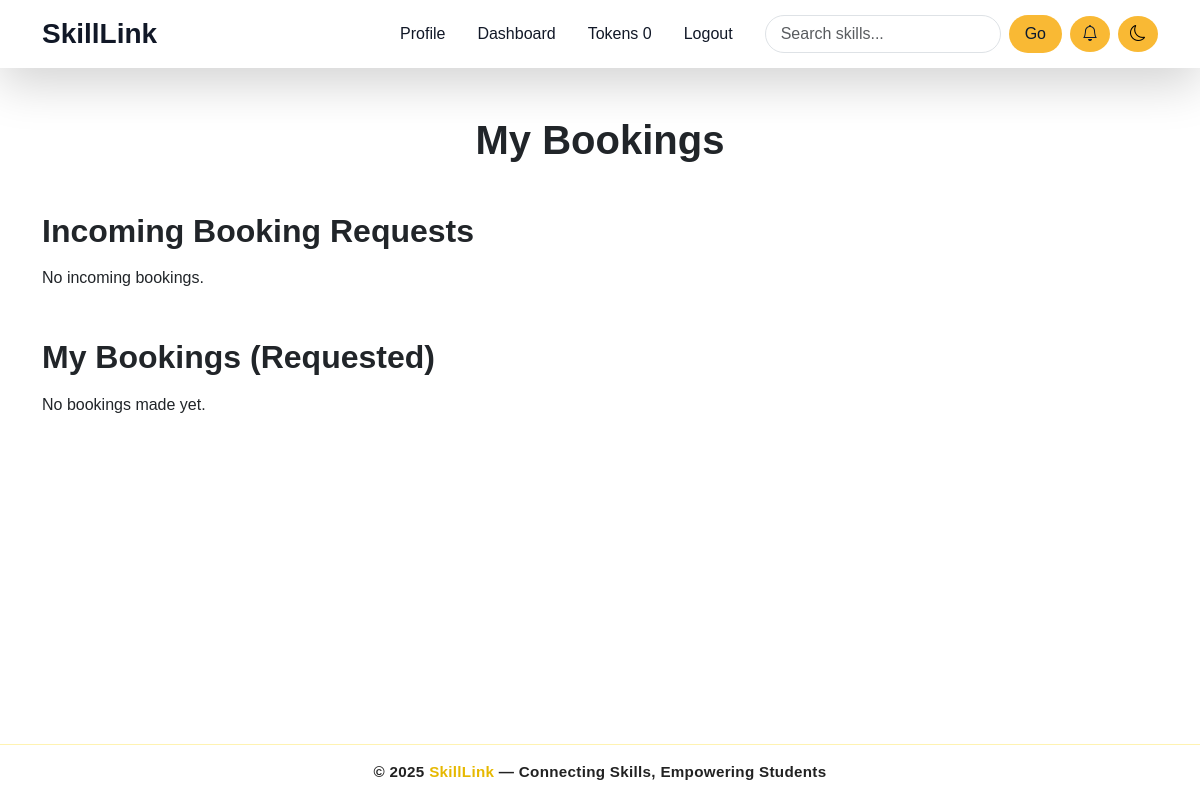
/meetings/ (signed in), run on an earlier commit of the app's database.
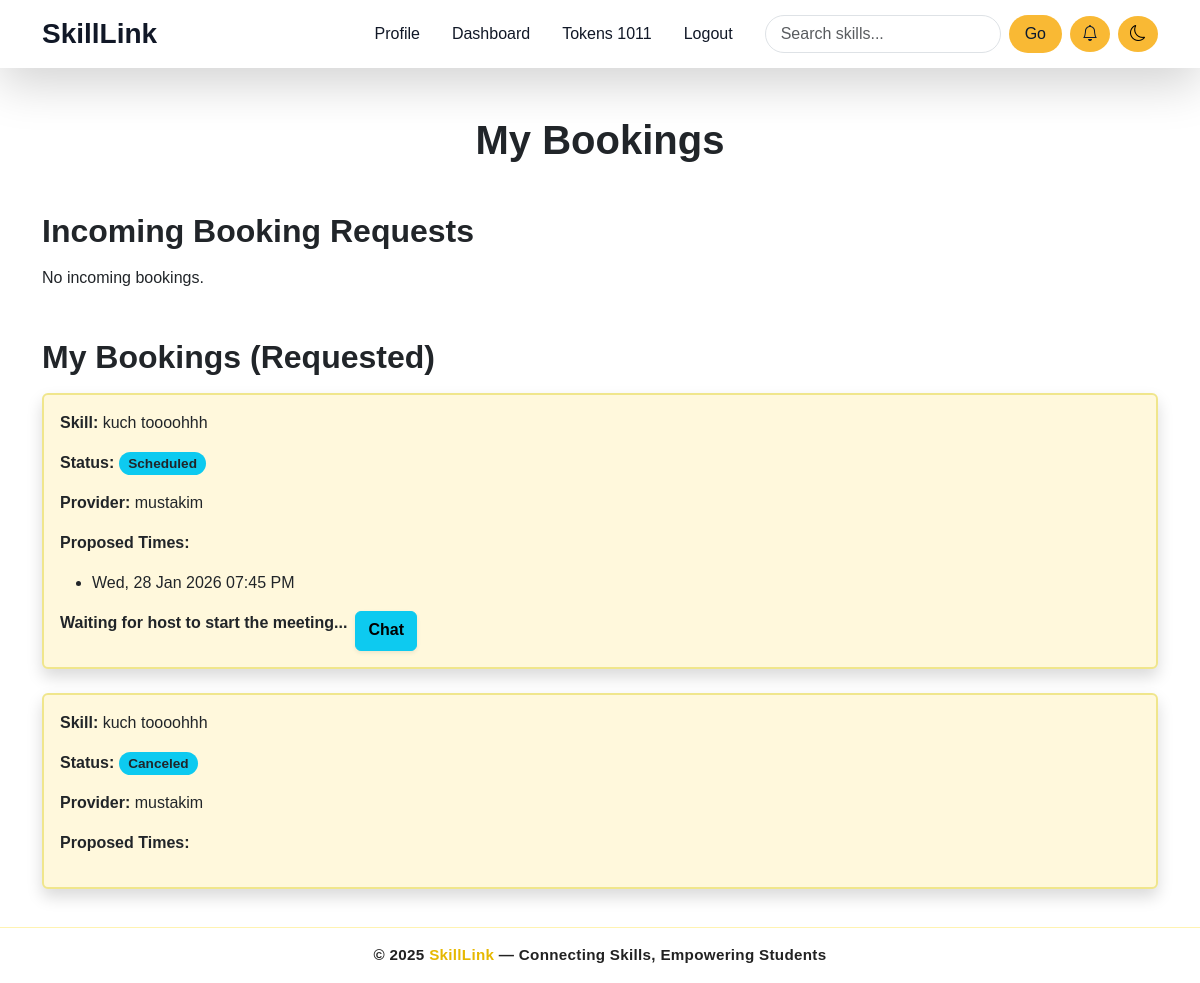
And on a later commit of the database.
### accounts/models.py (models this page shows, shortened)
class Profile(models.Model):
    user = models.OneToOneField(User, on_delete=models.CASCADE)
    bio = models.CharField(max_length=100 ,blank=True, null=True)
    profile_pic = CloudinaryField(
    'image',
    folder='profile_skills',
    blank=True,
    null=True,
    default="https://res.cloudinary.com/dctwxqpeo/image/upload/v1757868228/default_ehmhxs.png"
)
    location = models.CharField(max_length=100, blank=True, null=True)
    languages_spoken = models.CharField(max_length=200, blank=True, null=True)
    tokens_balance = models.PositiveIntegerField(default=0)
    rating = models.FloatField(default=0.0)
    joined_on = models.DateTimeField(default=timezone.now)
    @property
    def token_balance(self):
        totals = Transaction.objects.filter(user=self).values("transaction_type").annotate(total=models.Sum("amount"))
        earned = next((t["total"] for t in totals if t["transaction_type"] == "earned"), 0)
        spent = next((t["total"] for t in totals if t["transaction_type"] == "spent"), 0)
        purchased = next((t["total"] for t in totals if t["transaction_type"] == "purchased"), 0)
        return (purchased + earned) - spent

### mettings/models.py (models this page shows, shortened)
class Booking(models.Model):
    requester = models.ForeignKey(Profile, related_name='bookings_made', on_delete=models.CASCADE)
    provider = models.ForeignKey(Profile, related_name='bookings_received', on_delete=models.CASCADE)
    skill = models.ForeignKey(Skill, on_delete=models.CASCADE)
    status = models.CharField(max_length=10, choices=[
        ('pending','Pending'),
        ('accepted','Accepted'),
        ('rejected','Rejected'),
        ('scheduled','Scheduled'),
        ('cancelled','Cancelled'),
        ('completed','Completed')],
        default='pending'
    )
    tokens_spent = models.PositiveIntegerField(default=0)
    tokens_deducted = models.BooleanField(default=False)
    tokens_scheduled_given = models.BooleanField(default=False)
    tokens_completed_given = models.BooleanField(default=False)
    proposed_time = models.DateTimeField(null=True, blank=True)
    meeting_link = models.URLField(null=True, blank=True)
    host_link = models.URLField(null=True, blank=True)
    requested_at = models.DateTimeField(auto_now_add=True)
    updated_at = models.DateTimeField(auto_now=True)
    meeting_started = models.BooleanField(default=False)
    meeting_started_at = models.DateTimeField(null=True, blank=True)

class BookingHistory(models.Model):
    booking = models.ForeignKey(Booking, related_name="history", on_delete=models.CASCADE)
    proposer = models.ForeignKey(Profile, on_delete=models.CASCADE)
    proposed_time = models.DateTimeField()
    created_at = models.DateTimeField(auto_now_add=True)

### skills/models.py (models this page shows, shortened)
class Skill(models.Model):
    name = models.CharField(max_length=100)
    category = models.CharField(max_length=50, blank=True, null=True)
    skill_icon =CloudinaryField(
    'image',
    folder='skills',
    blank=True,
    null=True,
    default="https://res.cloudinary.com/dctwxqpeo/image/upload/v1762118822/Skills-To-Learn_v7lkgs.png"
)

### mettings/views.py (the view)
# urls.py: path('', booking_list, name='booking_list'),
@login_required
def booking_list(request):
    profile = request.user.profile
    bookings_received = Booking.objects.filter(provider=profile).order_by('-requested_at')
    bookings_made = Booking.objects.filter(requester=profile).order_by('-requested_at')
    return render(request, "booking_list.html", {
        "bookings_received": bookings_received,
        "bookings_made": bookings_made
    })

### mettings/templates/booking_list.html (shortened to what the changed rows need)
{% extends 'base.html' %}
{% block content %}
<div class="container mt-5 max-w-4xl">
  <h1 class="text-center mb-5 fw-bold text-dark animate__animated animate__fadeInDown">My Bookings</h1>
  <h2 class="text-dark fw-semibold mb-3 animate__animated animate__fadeInLeft">Incoming Booking Requests</h2>
  {% for booking in bookings_received %}
  <div class="card shadow mb-4 animate__animated animate__fadeInUp" id="booking-card-{{ booking.id }}"
    style="border:2px solid #F0E68C; background-color:#FFF8DC; transition: transform 0.3s ease;">
    <div class="card-body">
      <p><strong>Skill:</strong> {{ booking.skill.name }}</p>
      <p><strong>Status:</strong> <span class="badge bg-info text-dark">{{ booking.status|capfirst }}</span></p>
      <p><strong>Requester:</strong> {{ booking.requester.user.get_full_name|default:booking.requester.user.username }}
      </p>
      <p><strong>Proposed Times:</strong></p>
      <ul>
        {% for h in booking.history.all %}
        <li>{{ h.proposed_time|date:"D, d M Y h:i A" }}</li>
        {% endfor %}
      </ul>
      <div class="d-flex flex-wrap gap-2 mt-2">
        {% if booking.status == 'pending' %}
        <a href="{% url 'schedule_meeting' booking.id %}" class="btn btn-success fw-bold shadow-sm">Accept &
          Schedule</a>
        <a href="{% url 'booking_update_status' booking.id 'reject' %}"
          class="btn btn-danger fw-bold shadow-sm">Reject</a>
        {% elif booking.status == 'scheduled' %}
        {% if booking.provider.user == user %}
        <a href="{% url 'start_meeting' booking.id %}" target="_blank" class="btn btn-primary fw-bold shadow-sm">Start
          Zoom</a>
        <a href="{% url 'booking_details' booking.id %}" class="btn btn-info fw-bold shadow-sm">Chat</a>
        {% elif booking.requester.user == user %}
        {% if booking.meeting_started %}
        <a href="{{ booking.meeting_link }}" target="_blank" class="btn btn-success fw-bold shadow-sm">Join Zoom</a>
        {% else %}
        <p class="text-dark fw-semibold">Waiting for host to start the meeting...</p>
        {% endif %}
        {% endif %}
        {% endif %}
      </div>
    </div>
  </div>
  {% empty %}
  <p class="text-dark mb-4">No incoming bookings.</p>
  {% endfor %}
  <h2 class="text-dark fw-semibold mb-3 mt-5 animate__animated animate__fadeInLeft">My Bookings (Requested)</h2>
  {% for booking in bookings_made %}
  <div class="card shadow mb-4 animate__animated animate__fadeInUp" id="booking-card-{{ booking.id }}"
    style="border:2px solid #F0E68C; background-color:#FFF8DC; transition: transform 0.3s ease;">
    <div class="card-body">
      <p><strong>Skill:</strong> {{ booking.skill.name }}</p>
      <p><strong>Status:</strong> <span class="badge bg-info text-dark">{{ booking.status|capfirst }}</span></p>
      <p><strong>Provider:</strong> {{ booking.provider.user.get_full_name|default:booking.provider.user.username }}</p>
      <p><strong>Proposed Times:</strong></p>
      <ul>
        {% for h in booking.history.all %}
        <li>{{ h.proposed_time|date:"D, d M Y h:i A" }}</li>
        {% endfor %}
      </ul>
      <div class="d-flex flex-wrap gap-2 mt-2">
        {% if booking.status == 'pending' %}
        <a href="{% url 'booking_update_status' booking.id 'cancel' %}"
          class="btn btn-warning fw-bold shadow-sm">Cancel</a>
        {% elif booking.status == 'scheduled' %}
        {% if booking.requester.user == user %}
        {% if booking.meeting_started %}
        <a href="{{ booking.meeting_link }}" target="_blank" class="btn btn-success fw-bold shadow-sm">Join Zoom</a>
        <a href="{% url 'booking_details' booking.id %}" class="btn btn-info fw-bold shadow-sm">Chat</a>
        {% else %}
        <p class="text-dark fw-semibold">Waiting for host to start the meeting...</p>
        <a href="{% url 'booking_details' booking.id %}" class="btn btn-info fw-bold shadow-sm">Chat</a>
        {% endif %}
        {% endif %}
        {% endif %}
      </div>
    </div>
  </div>
  {% empty %}
  <p class="text-dark">No bookings made yet.</p>
  {% endfor %}
</div>
<link rel="stylesheet" href="https://cdnjs.cloudflare.com/ajax/libs/animate.css/4.1.1/animate.min.css" />
{% endblock %}

### templates/base.html (shortened to what this page needs)
{% load tz %}
<!DOCTYPE html>
<html lang="en">
<head>
  <link href="https://cdn.jsdelivr.net/npm/bootstrap@5.3.3/dist/css/bootstrap.min.css" rel="stylesheet" />
  <link rel="stylesheet" href="https://cdnjs.cloudflare.com/ajax/libs/animate.css/4.1.1/animate.min.css" />
  <link href="https://cdn.jsdelivr.net/npm/bootstrap-icons@1.10.5/font/bootstrap-icons.css" rel="stylesheet" />
  <link href="https://cdn.jsdelivr.net/npm/bootstrap-icons@1.10.5/font/bootstrap-icons.css" rel="stylesheet" />
</head>
<body>
  <nav class="navbar navbar-expand-lg navbar-light bg-white shadow-lg sticky-top" id="mainNavbar">
    <div class="container">
      <a class="navbar-brand fw-bold fs-3 text-warning" href="{% url 'index' %}">SkillLink</a>
      <div class="d-flex align-items-center order-lg-3 gap-2">
        <div class="dropdown">
          <button class="btn btn-warning rounded-circle position-relative" type="button" id="notificationBell"
            data-bs-toggle="dropdown" aria-expanded="false">
            <i class="bi bi-bell"></i>
          </button>
        </div>
        <button id="dark-mode-toggle" class="btn btn-warning btn-outline-warning rounded-circle">
          <i class="bi bi-moon"></i>
        </button>
      </div>
      <div class="collapse navbar-collapse order-lg-2" id="navbarNav">
        <ul class="navbar-nav ms-auto align-items-center">
          {% if user.is_authenticated %}
          <li class="nav-item mx-2">
            <a class="nav-link position-relative" href="{% url 'profile' %}">Profile</a>
          </li>
          <li class="nav-item mx-2">
            <a class="nav-link position-relative" href="{% url 'dashboard' %}">Dashboard</a>
          </li>
          <li class="nav-item mx-2">
            <a class="nav-link position-relative" href="{% url 'token_balance' %}">
              Tokens {{ user.profile.token_balance }}
            </a>
          </li>
          <li class="nav-item mx-2">
            <a class="nav-link" href="{% url 'logout' %}">Logout</a>
          </li>
          {% endif %}
        </ul>
        <form class="d-flex ms-lg-3 me-lg-2 mt-3 mt-lg-0" method="GET" action="{% url 'skill_list' %}">
          <input class="form-control me-2 rounded-pill search-input" type="search" placeholder="Search skills..."
            aria-label="Search" name="q" />
          <button class="btn btn-warning rounded-pill px-3" type="submit">
            Go
          </button>
        </form>
      </div>
    </div>
  </nav>
  <main>{% block content %}{% endblock %}</main>
  <footer class="footer mt-auto py-3 text-center">
    <div class="container">
      <p class="mb-0 fw-semibold">
        © {{ current_year|default:2025 }}
        <span class="brand">SkillLink</span> — Connecting Skills, Empowering
        Students
      </p>
    </div>
  </footer>
</body>
</html>

What changed in the data, as far as the page shows it:
added Booking: skill.name "kuch toooohhh", status "Scheduled", provider.user.get_full_name "mustakim", meeting_started "Waiting for host to start the meeting..."
added BookingHistory: proposed_time "Wed, 28 Jan 2026 07:45 PM"
added Booking: skill.name "kuch toooohhh", status "Canceled", provider.user.get_full_name "mustakim"
Also different on the page:
{{ user.profile.token_balance }}: "0" → "1011"
text no longer shown: "No bookings made yet."
